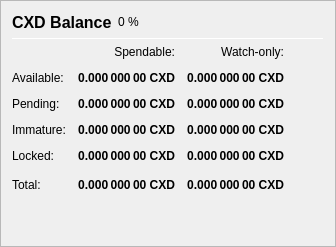
                   <widget class="QFrame" name="frame_Balances">
                    <property name="frameShape">
                     <enum>QFrame::StyledPanel</enum>
                    </property>
                    <property name="frameShadow">
                     <enum>QFrame::Raised</enum>
                    </property>
                    <layout class="QVBoxLayout" name="verticalLayout_4">
                     <item>
                      <layout class="QHBoxLayout" name="horizontalLayout_4">
                       <item>
                        <widget class="QLabel" name="label_5">
                         <property name="minimumSize">
                          <size>
                           <width>0</width>
                           <height>20</height>
                          </size>
                         </property>
                         <property name="font">
                          <font>
                           <pointsize>12</pointsize>
                           <weight>75</weight>
                           <bold>true</bold>
                          </font>
                         </property>
                         <property name="text">
                          <string>CXD Balance</string>
                         </property>
                        </widget>
                       </item>
                       <item>
                        <widget class="QLabel" name="labelCXDPercent">
                         <property name="text">
                          <string notr="true">0 %</string>
                         </property>
                        </widget>
                       </item>
                       <item>
                        <spacer name="horizontalSpacer_3">
                         <property name="orientation">
                          <enum>Qt::Horizontal</enum>
                         </property>
                         <property name="sizeHint" stdset="0">
                          <size>
                           <width>40</width>
                           <height>20</height>
                          </size>
                         </property>
                        </spacer>
                       </item>
                      </layout>
                     </item>
                     <item>
                      <widget class="Line" name="line_Balance">
                       <property name="minimumSize">
                        <size>
                         <width>0</width>
                         <height>1</height>
                        </size>
                       </property>
                       <property name="maximumSize">
                        <size>
                         <width>16777215</width>
                         <height>1</height>
                        </size>
                       </property>
                       <property name="orientation">
                        <enum>Qt::Horizontal</enum>
                       </property>
                      </widget>
                     </item>
                     <item>
                      <layout class="QGridLayout" name="gridLayout">
                       <property name="spacing">
                        <number>12</number>
                       </property>
                       <item row="0" column="1">
                        <widget class="QLabel" name="labelSpendable">
                         <property name="text">
                          <string>Spendable:</string>
                         </property>
                         <property name="alignment">
                          <set>Qt::AlignRight|Qt::AlignTrailing|Qt::AlignVCenter</set>
                         </property>
                        </widget>
                       </item>
                       <item row="0" column="2">
                        <widget class="QLabel" name="labelWatchonly">
                         <property name="text">
                          <string>Watch-only:</string>
                         </property>
                         <property name="alignment">
                          <set>Qt::AlignRight|Qt::AlignTrailing|Qt::AlignVCenter</set>
                         </property>
                        </widget>
                       </item>
                       <item row="1" column="0">
                        <widget class="QLabel" name="labelBalanceText">
                         <property name="text">
                          <string>Available:</string>
                         </property>
                        </widget>
                       </item>
                       <item row="1" column="1">
                        <widget class="QLabel" name="labelBalance">
                         <property name="font">
                          <font>
                           <weight>75</weight>
                           <bold>true</bold>
                          </font>
                         </property>
                         <property name="cursor">
                          <cursorShape>IBeamCursor</cursorShape>
                         </property>
                         <property name="toolTip">
                          <string>Your current spendable balance</string>
                         </property>
                         <property name="text">
                          <string notr="true">0.000 000 00 CXD</string>
                         </property>
                         <property name="alignment">
                          <set>Qt::AlignRight|Qt::AlignTrailing|Qt::AlignVCenter</set>
                         </property>
                         <property name="textInteractionFlags">
                          <set>Qt::LinksAccessibleByMouse|Qt::TextSelectableByKeyboard|Qt::TextSelectableByMouse</set>
                         </property>
                        </widget>
                       </item>
                       <item row="1" column="2">
                        <widget class="QLabel" name="labelWatchAvailable">
                         <property name="font">
                          <font>
                           <weight>75</weight>
                           <bold>true</bold>
                          </font>
                         </property>
                         <property name="cursor">
                          <cursorShape>IBeamCursor</cursorShape>
                         </property>
                         <property name="toolTip">
                          <string>Your current balance in watch-only addresses</string>
                         </property>
                         <property name="text">
                          <string notr="true">0.000 000 00 CXD</string>
                         </property>
                         <property name="alignment">
                          <set>Qt::AlignRight|Qt::AlignTrailing|Qt::AlignVCenter</set>
                         </property>
                         <property name="textInteractionFlags">
                          <set>Qt::LinksAccessibleByMouse|Qt::TextSelectableByKeyboard|Qt::TextSelectableByMouse</set>
                         </property>
                        </widget>
                       </item>
                       <item row="2" column="0">
                        <widget class="QLabel" name="labelPendingText">
                         <property name="text">
                          <string>Pending:</string>
                         </property>
                        </widget>
                       </item>
                       <item row="2" column="1">
                        <widget class="QLabel" name="labelUnconfirmed">
                         <property name="font">
                          <font>
                           <weight>75</weight>
                           <bold>true</bold>
                          </font>
                         </property>
                         <property name="cursor">
                          <cursorShape>IBeamCursor</cursorShape>
                         </property>
                         <property name="toolTip">
                          <string>Total of transactions that have yet to be confirmed, and do not yet count toward the spendable balance</string>
                         </property>
                         <property name="text">
                          <string notr="true">0.000 000 00 CXD</string>
                         </property>
                         <property name="alignment">
                          <set>Qt::AlignRight|Qt::AlignTrailing|Qt::AlignVCenter</set>
                         </property>
                         <property name="textInteractionFlags">
                          <set>Qt::LinksAccessibleByMouse|Qt::TextSelectableByKeyboard|Qt::TextSelectableByMouse</set>
                         </property>
                        </widget>
                       </item>
                       <item row="2" column="2">
                        <widget class="QLabel" name="labelWatchPending">
                         <property name="font">
                          <font>
                           <weight>75</weight>
                           <bold>true</bold>
                          </font>
                         </property>
                         <property name="cursor">
                          <cursorShape>IBeamCursor</cursorShape>
                         </property>
                         <property name="toolTip">
                          <string>Unconfirmed transactions to watch-only addresses</string>
                         </property>
                         <property name="text">
                          <string notr="true">0.000 000 00 CXD</string>
                         </property>
                         <property name="alignment">
                          <set>Qt::AlignRight|Qt::AlignTrailing|Qt::AlignVCenter</set>
                         </property>
                         <property name="textInteractionFlags">
                          <set>Qt::LinksAccessibleByMouse|Qt::TextSelectableByKeyboard|Qt::TextSelectableByMouse</set>
                         </property>
                        </widget>
                       </item>
                       <item row="3" column="0">
                        <widget class="QLabel" name="labelImmatureText">
                         <property name="text">
                          <string>Immature:</string>
                         </property>
                        </widget>
                       </item>
                       <item row="3" column="1">
                        <widget class="QLabel" name="labelImmature">
                         <property name="font">
                          <font>
                           <weight>75</weight>
                           <bold>true</bold>
                          </font>
                         </property>
                         <property name="cursor">
                          <cursorShape>IBeamCursor</cursorShape>
                         </property>
                         <property name="toolTip">
                          <string>Staked or masternode rewards that has not yet matured</string>
                         </property>
                         <property name="text">
                          <string notr="true">0.000 000 00 CXD</string>
                         </property>
                         <property name="alignment">
                          <set>Qt::AlignRight|Qt::AlignTrailing|Qt::AlignVCenter</set>
                         </property>
                         <property name="textInteractionFlags">
                          <set>Qt::LinksAccessibleByMouse|Qt::TextSelectableByKeyboard|Qt::TextSelectableByMouse</set>
                         </property>
                        </widget>
                       </item>
                       <item row="3" column="2">
                        <widget class="QLabel" name="labelWatchImmature">
                         <property name="font">
                          <font>
                           <weight>75</weight>
                           <bold>true</bold>
                          </font>
                         </property>
                         <property name="cursor">
                          <cursorShape>IBeamCursor</cursorShape>
                         </property>
                         <property name="toolTip">
                          <string>Staked or masternode rewards in watch-only addresses that has not yet matured</string>
                         </property>
                         <property name="text">
                          <string notr="true">0.000 000 00 CXD</string>
                         </property>
                         <property name="alignment">
                          <set>Qt::AlignRight|Qt::AlignTrailing|Qt::AlignVCenter</set>
                         </property>
                         <property name="textInteractionFlags">
                          <set>Qt::LinksAccessibleByMouse|Qt::TextSelectableByKeyboard|Qt::TextSelectableByMouse</set>
                         </property>
                        </widget>
                       </item>
                       <item row="4" column="0">
                        <widget class="QLabel" name="labelLockedBalanceText">
                         <property name="toolTip">
                          <string>Locked CXD or Masternode collaterals. These are excluded from zCXD minting.</string>
                         </property>
                         <property name="text">
                          <string>Locked:</string>
                         </property>
                        </widget>
                       </item>
                       <item row="4" column="1">
                        <widget class="QLabel" name="labelLockedBalance">
                         <property name="font">
                          <font>
                           <weight>75</weight>
                           <bold>true</bold>
                          </font>
                         </property>
                         <property name="cursor">
                          <cursorShape>IBeamCursor</cursorShape>
                         </property>
                         <property name="toolTip">
                          <string>Locked CXD or Masternode collaterals. These are excluded from zCXD minting.</string>
                         </property>
                         <property name="text">
                          <string notr="true">0.000 000 00 CXD</string>
                         </property>
                         <property name="alignment">
                          <set>Qt::AlignRight|Qt::AlignTrailing|Qt::AlignVCenter</set>
                         </property>
                         <property name="textInteractionFlags">
                          <set>Qt::LinksAccessibleByMouse|Qt::TextSelectableByKeyboard|Qt::TextSelectableByMouse</set>
                         </property>
                        </widget>
                       </item>
                       <item row="4" column="2">
                        <widget class="QLabel" name="labelWatchLocked">
                         <property name="font">
                          <font>
                           <weight>75</weight>
                           <bold>true</bold>
                          </font>
                         </property>
                         <property name="cursor">
                          <cursorShape>IBeamCursor</cursorShape>
                         </property>
                         <property name="toolTip">
                          <string>Current locked balance in watch-only addresses</string>
                         </property>
                         <property name="text">
                          <string notr="true">0.000 000 00 CXD</string>
                         </property>
                         <property name="alignment">
                          <set>Qt::AlignRight|Qt::AlignTrailing|Qt::AlignVCenter</set>
                         </property>
                         <property name="textInteractionFlags">
                          <set>Qt::LinksAccessibleByMouse|Qt::TextSelectableByKeyboard|Qt::TextSelectableByMouse</set>
                         </property>
                        </widget>
                       </item>
                       <item row="5" column="0">
                        <widget class="QLabel" name="labelTotalText">
                         <property name="text">
                          <string>Total:</string>
                         </property>
                         <property name="toolTip">
                          <string>Your current CryptoDEX balance, unconfirmed and immature transactions included</string>
                         </property>
                        </widget>
                       </item>
                       <item row="5" column="1">
                        <widget class="QLabel" name="labelTotal">
                         <property name="font">
                          <font>
                           <weight>75</weight>
                           <bold>true</bold>
                          </font>
                         </property>
                         <property name="cursor">
                          <cursorShape>IBeamCursor</cursorShape>
                         </property>
                         <property name="toolTip">
                          <string>Your current CryptoDEX balance, unconfirmed and immature transactions included</string>
                         </property>
                         <property name="text">
                          <string notr="true">0.000 000 00 CXD</string>
                         </property>
                         <property name="alignment">
                          <set>Qt::AlignRight|Qt::AlignTrailing|Qt::AlignVCenter</set>
                         </property>
                         <property name="textInteractionFlags">
                          <set>Qt::LinksAccessibleByMouse|Qt::TextSelectableByKeyboard|Qt::TextSelectableByMouse</set>
                         </property>
                        </widget>
                       </item>
                       <item row="5" column="2">
                        <widget class="QLabel" name="labelWatchTotal">
                         <property name="font">
                          <font>
                           <weight>75</weight>
                           <bold>true</bold>
                          </font>
                         </property>
                         <property name="cursor">
                          <cursorShape>IBeamCursor</cursorShape>
                         </property>
                         <property name="toolTip">
                          <string>Current total balance in watch-only addresses</string>
                         </property>
                         <property name="text">
                          <string notr="true">0.000 000 00 CXD</string>
                         </property>
                         <property name="alignment">
                          <set>Qt::AlignRight|Qt::AlignTrailing|Qt::AlignVCenter</set>
                         </property>
                         <property name="textInteractionFlags">
                          <set>Qt::LinksAccessibleByMouse|Qt::TextSelectableByKeyboard|Qt::TextSelectableByMouse</set>
                         </property>
                        </widget>
                       </item>
                       <item row="5" column="3">
                        <spacer name="horizontalSpacer_9">
                         <property name="orientation">
                          <enum>Qt::Horizontal</enum>
                         </property>
                         <property name="sizeHint" stdset="0">
                          <size>
                           <width>40</width>
                           <height>20</height>
                          </size>
                         </property>
                        </spacer>
                       </item>
                      </layout>
                     </item>
                     <item>
                      <spacer name="verticalSpacer_3">
                       <property name="orientation">
                        <enum>Qt::Vertical</enum>
                       </property>
                       <property name="sizeHint" stdset="0">
                        <size>
                         <width>20</width>
                         <height>40</height>
                        </size>
                       </property>
                      </spacer>
                     </item>
                    </layout>
                   </widget>
